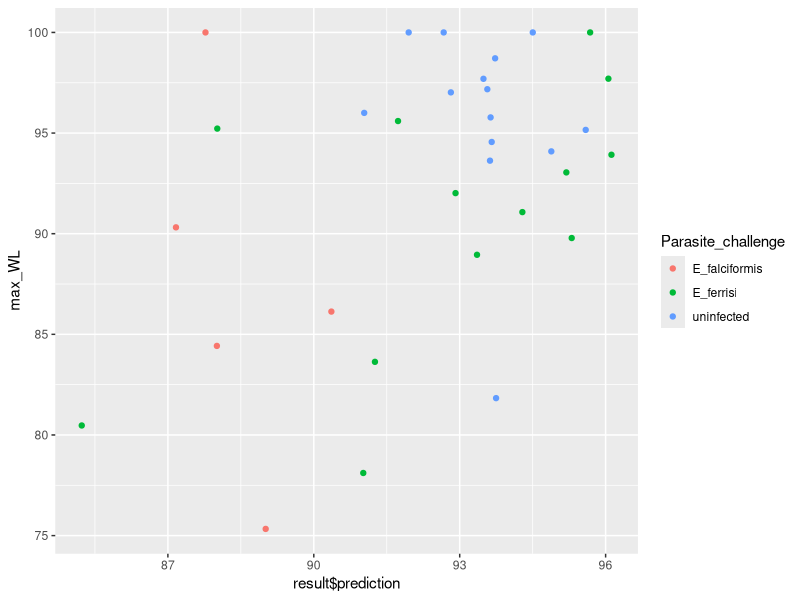
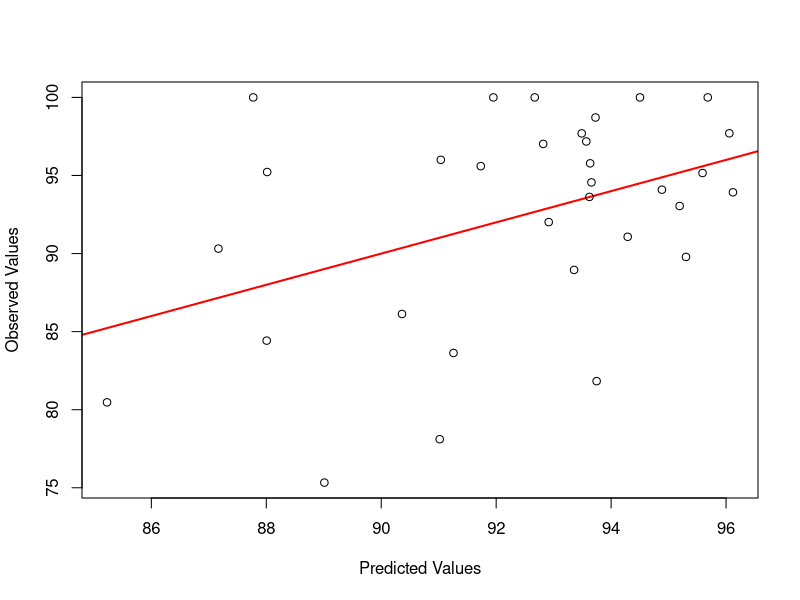

These charts were generated, in order, by the following R code:
## ---- chunk 1
knitr::opts_chunk$set(echo = TRUE)
## ---- chunk 2
library(tidyverse)
library(tidyr)
library(dplyr)
library(cowplot)
library(randomForest)
library(ggplot2)
library(caret)
## ---- chunk 3
g <- read.csv("output_data/gene_expression/data_products/clean_gene_expression.csv")


# vectors for selecting gene columns
Genes <- c("IFNy", "CXCR3_bio", "IL.6", "IL.10", "IL.13", "IL.10", "IL.13", "IL1RN", 
           "CASP1", "CXCL9", "IDO1", "IRGM1", "MPO", "MUC2", "MUC5AC", "MYD88", 
           "NCR1", "PRF1", "RETNLB", "SOCS1", "TICAM1", "TNF")

## ---- chunk 4
g$Parasite_challenge <- as.factor(g$Parasite_challenge)
g$Eim_MC <- as.factor(g$Eim_MC)

## ---- chunk 5
g <- g %>%
  dplyr::mutate(Infection = case_when(
    Parasite_challenge == "E_ferrisi" & Eim_MC == "TRUE" ~ "E_ferrisi",
    Parasite_challenge == "E_ferrisi" & Eim_MC == "FALSE" ~ "uninfected",
    Parasite_challenge == "E_falciformis" & Eim_MC == "TRUE" ~ "E_falciformis",
    Parasite_challenge == "E_falciformis" & Eim_MC == "FALSE" ~ "uninfected",
    Parasite_challenge == "uninfected" & Eim_MC == "TRUE" ~ "infected_eimeria",
    Parasite_challenge == "uninfected" & Eim_MC == "FALSE" ~ "uninfected",
    TRUE ~ ""
  ))

#create new variable end weight 
# since we will test it in the wild, we will also only have access to the end weight 
# of the wild mice 
#g <- g %>% 
 # dplyr::mutate(wen = (weight / weight_dpi0) * 100)


# how to impute delta? Replacing with 0 the ones with negative melting curve
g <- g %>%
  dplyr::mutate(Intensity = case_when(
    Eim_MC == "TRUE" ~ delta,
    Eim_MC == "FALSE" ~ 0))

g.1 <- g %>%
  dplyr::select(c(max_WL, all_of(Genes)))

# to get reproducible results we use a seed
set.seed(42)

# We want the maximum weight loss to be predicted by the data ina ll of the other columns

# iter = how many random forests are needed, in theory 6 are enough
g.imputed <- rfImpute(max_WL ~ ., data = g.1, iter = 6)

g.imputed <- g.imputed %>% dplyr::select(-max_WL)

g <- g %>% 
  dplyr::select(-all_of(Genes)) 

#full data set containing the imputed gene expression data
g.imputed <- cbind(g, g.imputed)



## ---- chunk 6
g.imputed %>% 
  filter(infection == "challenge") %>%
  group_by(Parasite_challenge) %>%
  summarize(length(EH_ID))
  
## ---- chunk 7
g.imputed %>% 
  filter(infection == "challenge") %>%
  group_by(Infection) %>%
  summarize(length(EH_ID))
  
## ---- chunk 8
#select the relevant columns:
g.imputed <- g.imputed %>%
  dplyr::select(c(max_WL, all_of(Genes)))

# split data into training and test

set.seed(123) # this will help us reproduce this random assignment

# in this way we can pick the random numbers

training.samples <- g.imputed$max_WL%>%
  createDataPartition(p = .7, # this is the partiicition! In this case 0.7 = training data and 0.3 = testing
                      list = FALSE) # we don't want to get a list in return

train.data <- g.imputed[training.samples, ] #include all the randomly selected rows
test.data <- g.imputed[-training.samples, ] 


## ---- chunk 9
#train the model
model <- randomForest(max_WL ~., data = train.data, proximity = TRUE)

## ---- chunk 10
predictions <- predict(model, test.data)


result <- test.data
result['prediction'] <- predictions


#add the results to a data frame containing test data and the prediction
result <- cbind(g[row.names(result), ], result$prediction)



## ---- chunk 11
result   %>%
  ggplot() +
  geom_point(aes(x = `result$prediction`, y = max_WL, color = Parasite_challenge)) 
## ---- chunk 12
cor(x = result$`result$prediction`, y = result$max_WL)
## ---- chunk 13
plot(y =result$max_WL, x = result$`result$prediction`, 
     # Draw plot using Base R
     xlab = "Predicted Values",
     ylab = "Observed Values", 
     abline(a = 0,                                        # Add straight line
       b = 1,
       col = "red",
       lwd = 2))
